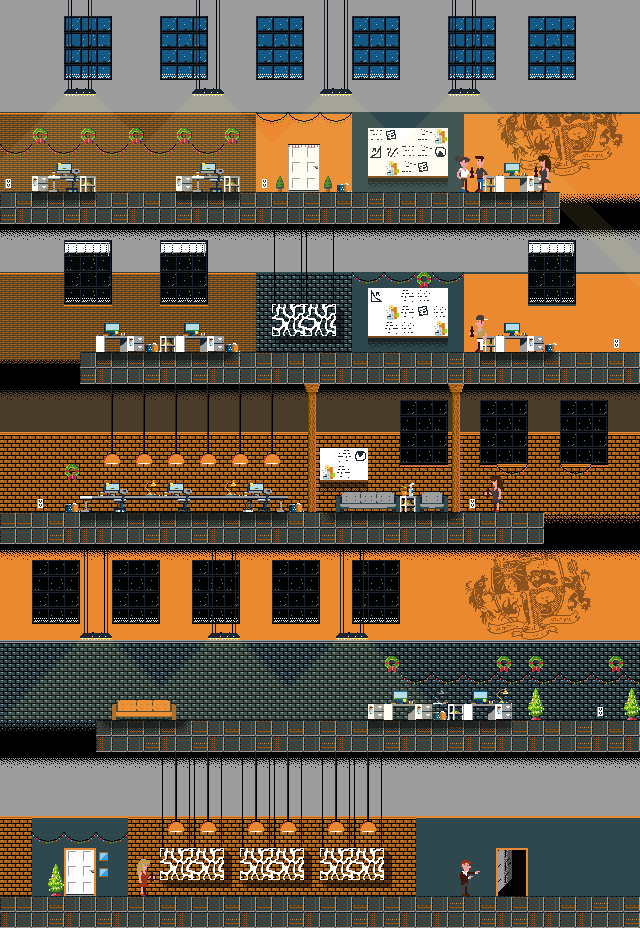

A 2D game scene composited from a Tiled map and its tileset images. What follows is a short description and the map's XML, with each tile layer's data collapsed to a summary:
An orthogonal 40x58 tile map with 16x16 px tiles, 8 tile layers (snow, background, backdecor, shade, ...), 7 tilesets, 1 image layer and 47 objects (18x platform, 8x DialogEntity, 4x FlyEntity, 4x beer, 2x BossEntity, ...).

<map version="1.0" orientation="orthogonal" renderorder="right-down" width="40" height="58" tilewidth="16" tileheight="16">
 <tileset firstgid="1" name="level" tilewidth="16" tileheight="16">
  <image source="../img/level.png" width="512" height="512" />
  <tile id="901">
   <animation>
    <frame tileid="901" duration="100" />
    <frame tileid="869" duration="100" />
    <frame tileid="837" duration="100" />
    <frame tileid="805" duration="100" />
   </animation>
  </tile>
  <tile id="912">
   <animation>
    <frame tileid="912" duration="100" />
    <frame tileid="880" duration="100" />
    <frame tileid="848" duration="100" />
    <frame tileid="816" duration="100" />
   </animation>
  </tile>
 </tileset>
 <tileset firstgid="1025" name="items" tilewidth="16" tileheight="16">
  <image source="../img/items.png" width="512" height="512" />
 </tileset>
 <tileset firstgid="2049" name="office" tilewidth="16" tileheight="16">
  <image source="../img/office.png" width="256" height="352" />
 </tileset>
 <tileset firstgid="2401" name="alley" tilewidth="16" tileheight="16">
  <image source="../img/alley.png" width="256" height="256" />
  <tile id="18">
   <animation>
    <frame tileid="18" duration="500" />
    <frame tileid="17" duration="100" />
   </animation>
  </tile>
  <tile id="103">
   <animation>
    <frame tileid="103" duration="100" />
    <frame tileid="101" duration="500" />
   </animation>
  </tile>
  <tile id="104">
   <animation>
    <frame tileid="104" duration="100" />
    <frame tileid="102" duration="500" />
   </animation>
  </tile>
  <tile id="151">
   <animation>
    <frame tileid="151" duration="100" />
    <frame tileid="150" duration="100" />
    <frame tileid="151" duration="100" />
    <frame tileid="151" duration="100" />
    <frame tileid="151" duration="100" />
    <frame tileid="151" duration="100" />
   </animation>
  </tile>
  <tile id="167">
   <animation>
    <frame tileid="167" duration="100" />
    <frame tileid="166" duration="100" />
    <frame tileid="167" duration="100" />
    <frame tileid="167" duration="100" />
    <frame tileid="167" duration="100" />
    <frame tileid="167" duration="100" />
   </animation>
  </tile>
 </tileset>
 <tileset firstgid="2657" source="snow.tsx" />
 <tileset firstgid="2689" name="people" tilewidth="32" tileheight="48">
  <image source="../img/people.png" width="256" height="577" />
  <tile id="3">
   <animation>
    <frame tileid="3" duration="200" />
    <frame tileid="2" duration="1000" />
    <frame tileid="1" duration="1000" />
    <frame tileid="0" duration="200" />
    <frame tileid="1" duration="1000" />
    <frame tileid="2" duration="1000" />
   </animation>
  </tile>
  <tile id="17">
   <animation>
    <frame tileid="17" duration="333" />
    <frame tileid="16" duration="333" />
   </animation>
  </tile>
  <tile id="33">
   <animation>
    <frame tileid="32" duration="333" />
    <frame tileid="33" duration="333" />
   </animation>
  </tile>
  <tile id="73">
   <animation>
    <frame tileid="72" duration="300" />
    <frame tileid="73" duration="300" />
    <frame tileid="72" duration="300" />
    <frame tileid="73" duration="300" />
    <frame tileid="74" duration="200" />
    <frame tileid="75" duration="200" />
    <frame tileid="74" duration="200" />
    <frame tileid="75" duration="200" />
   </animation>
  </tile>
  <tile id="79">
   <animation>
    <frame tileid="78" duration="100" />
    <frame tileid="79" duration="600" />
   </animation>
  </tile>
 </tileset>
 <tileset firstgid="2785" name="boss" tilewidth="36" tileheight="36">
  <image source="../img/enemies/boss.png" width="216" height="72" />
  <tile id="4">
   <animation>
    <frame tileid="0" duration="200" />
    <frame tileid="1" duration="200" />
    <frame tileid="0" duration="200" />
    <frame tileid="1" duration="200" />
    <frame tileid="0" duration="200" />
    <frame tileid="1" duration="200" />
    <frame tileid="2" duration="100" />
    <frame tileid="3" duration="100" />
    <frame tileid="4" duration="100" />
    <frame tileid="5" duration="100" />
    <frame tileid="4" duration="100" />
    <frame tileid="5" duration="100" />
   </animation>
  </tile>
 </tileset>
 <imagelayer name="parallax" x="-37" y="4">
  <image source="../img/background.png" />
  <properties>
   <property name="ratio" value="0.25" />
   <property name="repeat" value="repeat-x" />
  </properties>
 </imagelayer>
 <layer name="snow" width="40" height="58" opacity="0.51">
  <data>[2320 cells, 204 non-empty, 4 distinct tile ids]</data>
 </layer>
 <layer name="background" width="40" height="58">
  <properties>
   <property name="ratio" value="0.25" />
  </properties>
  <data>[2320 cells, 2320 non-empty, 34 distinct tile ids]</data>
 </layer>
 <layer name="backdecor" width="40" height="58">
  <data>[2320 cells, 437 non-empty, 93 distinct tile ids]</data>
 </layer>
 <layer name="shade" width="40" height="58" opacity="0.5">
  <data>[2320 cells, 111 non-empty, 12 distinct tile ids]</data>
 </layer>
 <layer name="backdecorfront" width="40" height="58">
  <data>[2320 cells, 345 non-empty, 47 distinct tile ids]</data>
 </layer>
 <layer name="light" width="40" height="58" opacity="0.1">
  <data>[2320 cells, 332 non-empty, 10 distinct tile ids]</data>
 </layer>
 <layer name="people" width="40" height="58">
  <data>[2320 cells, 39 non-empty, 38 distinct tile ids]</data>
 </layer>
 <objectgroup name="player">
  <!-- 47 objects omitted --></objectgroup>
 <layer name="foreground" width="40" height="58">
  <data>[2320 cells, 158 non-empty, 19 distinct tile ids]</data>
 </layer>
 <objectgroup name="collision">
  <!-- 30 objects omitted --></objectgroup>
 <objectgroup name="coins">
  <!-- 5 objects omitted --></objectgroup>
</map>
<!-- 47 of 47 objects omitted -->